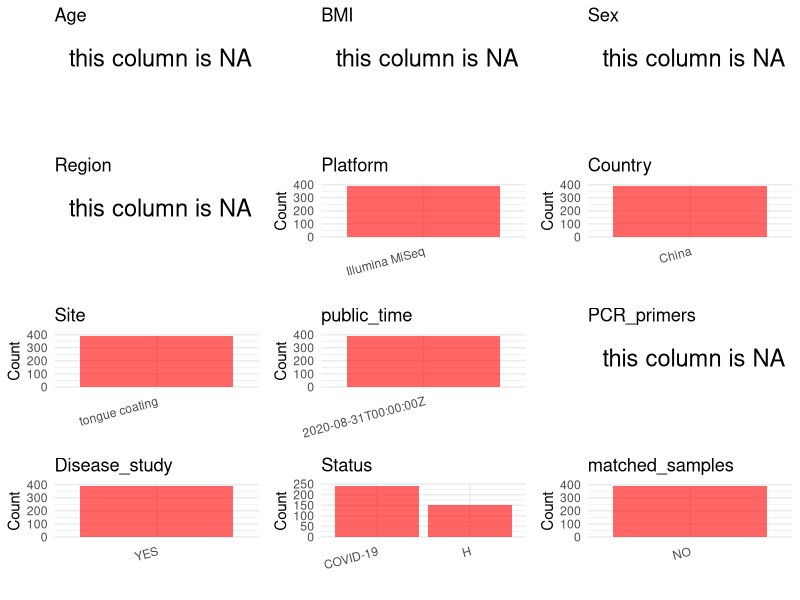

The R source for this figure: (Note: this script raises an error after producing the figure.)
## ---- chunk 1
# Load necessary libraries
library(dplyr)
library(ggplot2)
library(cowplot)

# Set working directory (update this path to your local directory)
setwd("D:/metadata/3/PRJNA660302")

# Read the initial metadata files
initial_meta<-read.csv("SraRunTable.csv",header = T)

# Combine the two metadata files
#meta <- rbind(initial_meta, initial_meta1)

#Remove entries non-oral samples
#initial_meta <- subset(initial_meta,BioSampleModel != "Metagenome or environmental")

# Check the number of samples containing "HT" in Sample.Name (e.g., healthy controls)
#nrow(subset(meta, grepl("HT", Sample.Name)))

# Display the first few rows of the metadata
head(initial_meta)
## ---- chunk 2
# Create a uniform metadata dataframe
metadata <- data.frame(
  BioProject = initial_meta$BioProject,
  Run = initial_meta$Run,
  sample_name = initial_meta$Sample.Name,
  Age = NA,
  BMI = NA,
  Sex=NA,
  Region = NA,
  Platform = initial_meta$Instrument,
  Country = initial_meta$geo_loc_name_country,
  Site = initial_meta$isolation_source,
  public_time = initial_meta$ReleaseDate,
  Status      = ifelse(grepl("^RZGC",  initial_meta$Sample.Name), "COVID-19",
                       ifelse(grepl("^RZG2",  initial_meta$Sample.Name), "H",
                              ifelse(grepl("^RZGD", initial_meta$Sample.Name), "H",NA))),
  PCR_primers = NA,
  stringsAsFactors = FALSE
)
## ---- chunk 3
# Add information obtained from the publication
#metadata$PCR_primers <- "515F-806R"
metadata$title <- "Alterations in the human oral and gut microbiomes and lipidomics in COVID-19"
metadata$Disease_study <- "YES"
# Assign disease status based on sample_name patterns

keep_subjects <- unique(subset(metadata, Site == "tongue coating")$sample_name)
metadata <- subset(metadata, sample_name %in% keep_subjects)


metadata$matched_samples <- "NO"
## ---- chunk 4
# Check the number of unique runs and sample names
print(paste("Number of unique runs:", length(unique(metadata$Run))))
print(paste("Number of unique sample names:", length(unique(metadata$sample_name))))
## ---- chunk 5
# Select columns for visualization
plot_data <- metadata %>%
  select(-BioProject, -Run, -sample_name, -title)

# Function to create simple plots for each column
create_simple_plots <- function(data) {
  plots <- list()
  
  for (col in colnames(data)) {
    # Check if the column is all NA
    if (all(is.na(data[[col]]))) {
      # Create an empty plot with text indicating all NA
      p <- ggplot() +
        annotate("text", x = 0.5, y = 0.5, label = "this column is NA", size = 6) +
        labs(title = col) +
        theme_void()
    } else if (is.numeric(data[[col]])) {
      # Numeric variable: histogram
      p <- ggplot(data, aes(x = .data[[col]])) +
        geom_histogram(fill = "blue", alpha = 0.6, bins = 20, na.rm = TRUE) +
        labs(title = col) +
        theme_minimal()
    } else {
      # Categorical variable: bar plot (remove NA values)
      count_data <- as.data.frame(table(data[[col]], useNA = "ifany"))
      p <- ggplot(count_data, aes(x = reorder(Var1, -Freq), y = Freq)) +
        geom_col(fill = "red", alpha = 0.6) +
        labs(title = col, x = NULL, y = "Count") +
        theme_minimal() +
        theme(axis.text.x = element_text(angle = 15, hjust = 1))
    }
    plots[[col]] <- p
  }
  
  return(plots)
}

# Generate and arrange plots
plots <- create_simple_plots(plot_data)
p<-plot_grid(plots$Age, 
          plots$BMI, 
          plots$Sex, 
          plots$Region, 
          plots$Platform, 
          plots$Country, 
          plots$Site,
          plots$public_time, 
          plots$PCR_primers,
          plots$Disease_study,
          plots$Status,
          plots$matched_samples,# add 
          ncol = 3, align = "hv", axis = "lb")
ggsave("Metadata_Summary.png", plot = p, width = 8, height = 6, dpi = 150)
## ---- chunk 6
knitr::include_graphics("metadata_summary.png")
## ---- chunk 7
# Reorder columns to match the desired format
metadata <- metadata[, c(
  "BioProject", "Run", "sample_name", "Age", "BMI", "Sex", 
  "Region", "Platform", "Country", "Site", "public_time", 
  "PCR_primers", "title", "Disease_study", "Status","matched_samples"
)]

# Export the uniform metadata to a CSV file
write.csv(metadata, file = "metadata.csv", quote = TRUE)
head(metadata)
